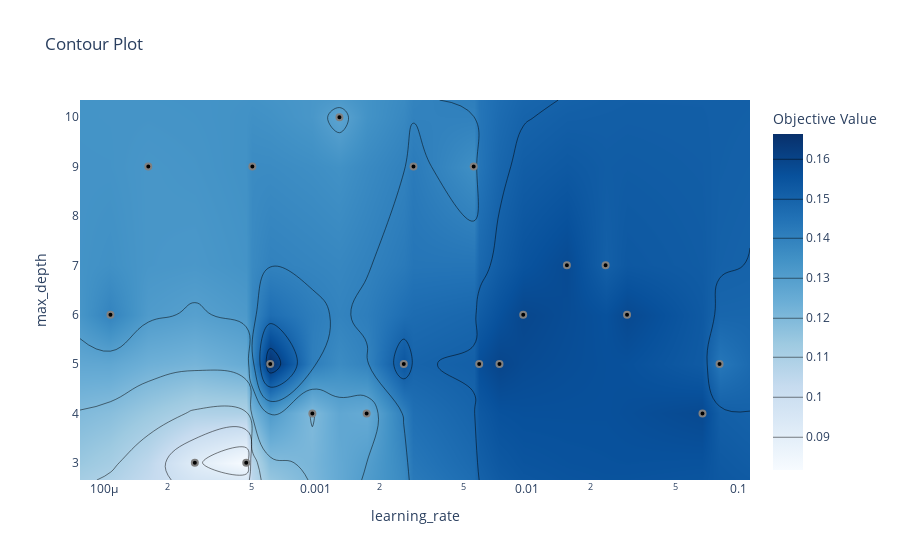

Here is the notebook cell this chart was saved with:
### Code cell
optuna.visualization.plot_contour(study, params=["learning_rate", "max_depth"])

### Figure 1 — Plotly figure (JSON) as saved in the notebook; plotly's stock layout.template omitted (floating-point values rounded to 4 significant figures; data arrays with more than 128 entries replaced by an {"elided": "..."} marker saying what was removed)
{"data": [{"colorbar": {"title": {"text": "Objective Value"}}, "colorscale": [[0, "rgb(247,251,255)"], [0.125, "rgb(222,235,247)"], [0.25, "rgb(198,219,239)"], [0.375, "rgb(158,202,225)"], [0.5, "rgb(107,174,214)"], [0.625, "rgb(66,146,198)"], [0.75, "rgb(33,113,181)"], [0.875, "rgb(8,81,156)"], [1, "rgb(8,48,107)"]], "connectgaps": true, "contours": {"coloring": "heatmap"}, "hoverinfo": "none", "line": {"smoothing": 1.3}, "reversescale": false, "type": "contour", "x": [7.732e-05, 0.0001077, 0.0001625, 0.0002695, 0.0004713, 0.0005037, 0.0006118, 0.0009672, 0.001298, 0.001745, 0.002613, 0.002904, 0.005588, 0.005934, 0.007396, 0.009575, 0.0154, 0.02345, 0.02961, 0.06725, 0.08095, 0.1127], "y": [2.65, 3, 4, 5, 6, 7, 9, 10, 10.35], "z": {"elided": "9x22 float values"}}, {"marker": {"color": "black", "line": {"color": "Gray", "width": 2}}, "mode": "markers", "name": "Feasible Trial", "showlegend": false, "type": "scatter", "x": [0.0004713, 0.005588, 0.0005037, 0.009575, 0.001298, 0.0006118, 0.0001077, 0.0009672, 0.0001625, 0.002904, 0.08095, 0.0154, 0.02345, 0.005934, 0.02961, 0.001745, 0.007396, 0.0002695, 0.002613, 0.06725], "y": [3, 9, 9, 6, 10, 5, 6, 4, 9, 9, 5, 7, 7, 5, 6, 4, 5, 3, 5, 4]}, {"marker": {"color": "#cccccc", "line": {"color": "Gray", "width": 2}}, "mode": "markers", "name": "Infeasible Trial", "showlegend": false, "type": "scatter", "x": [], "y": []}], "layout": {"title": {"text": "Contour Plot"}, "xaxis": {"range": [-4.112, -0.948], "title": {"text": "learning_rate"}, "type": "log"}, "yaxis": {"range": [2.65, 10.35], "title": {"text": "max_depth"}}}}
